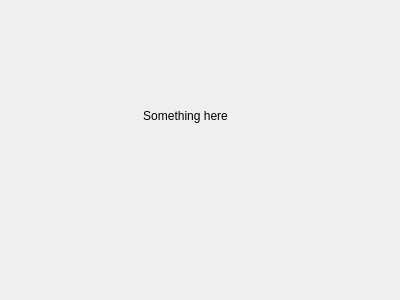
<?xml version="1.0" encoding="UTF-8"?>
<ui version="4.0">
 <class>QIntroduction</class>
 <widget class="QWidget" name="QIntroduction">
  <property name="geometry">
   <rect>
    <x>0</x>
    <y>0</y>
    <width>400</width>
    <height>300</height>
   </rect>
  </property>
  <property name="windowTitle">
   <string>Form</string>
  </property>
  <widget class="QLabel" name="label">
   <property name="geometry">
    <rect>
     <x>90</x>
     <y>90</y>
     <width>191</width>
     <height>51</height>
    </rect>
   </property>
   <property name="text">
    <string>Something here</string>
   </property>
   <property name="alignment">
    <set>Qt::AlignCenter</set>
   </property>
  </widget>
 </widget>
 <resources/>
 <connections/>
</ui>
